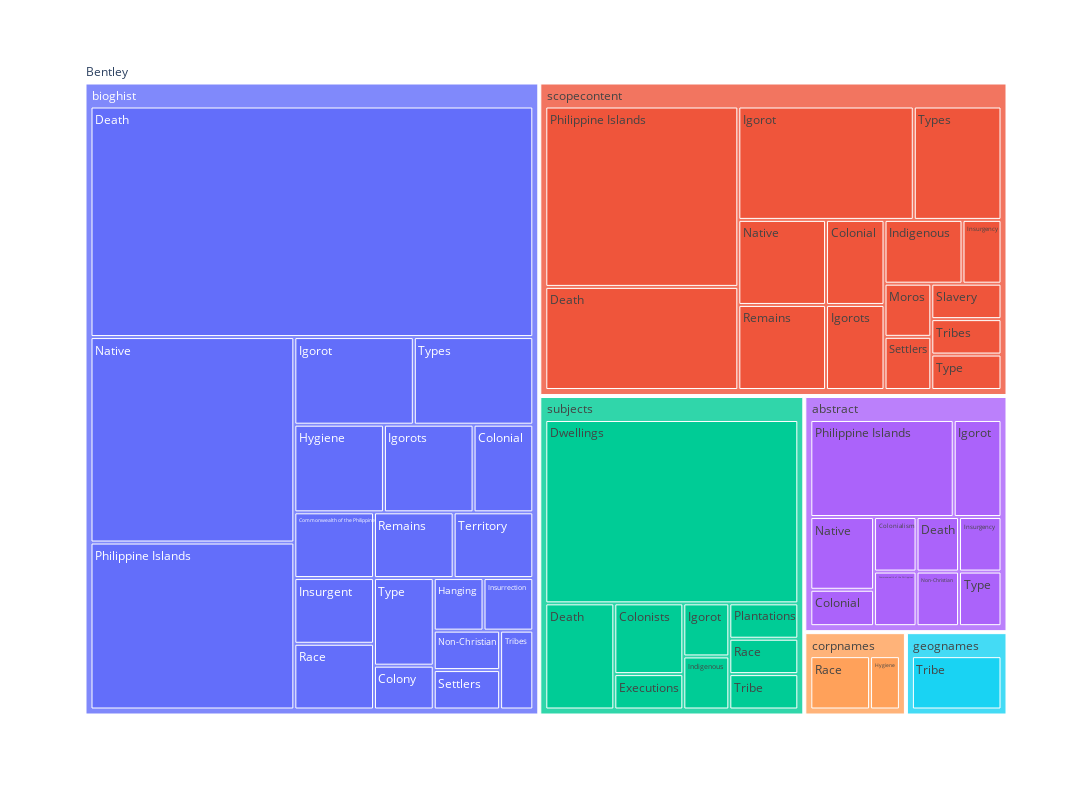

The notebook cell saved with this chart:
### Markdown cell above
### Treemap visualization

The tree map visualization, initially used in digital context to
represent the proportional size of files and directories on a hard disk,
provides a useful way to show and explore hierarchy. 

The primary grouping in this treemap is the holding repository. In the case of U-Michigan,
we were interested in how occurence patterns might differ between repositories. But in other cases, the hierarchy might be used to separate finding aid groups by
topic, time period, media, or any other grouping that might be of interest.

The secondary groping in this tree map is the EAD tag. It would, instead, be
possible to group by term (and then tag), or in other orders. For our case,
it was most interesting to point out the "biggest" (that is, most prevalent)
tags that included terms of interest. Finally, individual terms are grouped in their own box. 

The first tree map uses individual colors for each top-level parent tag. The second tree map uses a gradient so that color intensity, in addition to box size helps to indicate term prevalence (more intense and larger is a greater occurence while lighter and smaller indicates less occurence).

### Code cell
# Treemap
color_map = {'Bentley': 'blue', 'Clements': 'red', 'SCRC': 'green'}
fig = px.treemap(all_subsection_term_frequencies, path=['Source', 'Subsection', 'Term'], values='Term_Frequency')
fig.update_layout(width=1500, height=800)
fig.show()

### Figure 1 — Plotly figure (JSON) as saved in the notebook; plotly's stock layout.template omitted (floating-point values rounded to 4 significant figures)
{"data": [{"branchvalues": "total", "domain": {"x": [0, 1], "y": [0, 1]}, "hovertemplate": "labels=%{label}<br>Term_Frequency=%{value}<br>parent=%{parent}<br>id=%{id}<extra></extra>", "ids": ["Bentley/abstract/Colonial", "Bentley/bioghist/Colonial", "Bentley/scopecontent/Colonial", "Bentley/abstract/Colonialism", "Bentley/subjects/Colonists", "Bentley/bioghist/Colony", "Bentley/abstract/Commonwealth of the Philippines", "Bentley/bioghist/Commonwealth of the Philippines", "Bentley/abstract/Death", "Bentley/bioghist/Death", "Bentley/scopecontent/Death", "Bentley/subjects/Death", "Bentley/subjects/Dwellings", "Bentley/subjects/Executions", "Bentley/bioghist/Hanging", "Bentley/bioghist/Hygiene", "Bentley/corpnames/Hygiene", "Bentley/abstract/Igorot", "Bentley/bioghist/Igorot", "Bentley/scopecontent/Igorot", "Bentley/subjects/Igorot", "Bentley/bioghist/Igorots", "Bentley/scopecontent/Igorots", "Bentley/scopecontent/Indigenous", "Bentley/subjects/Indigenous", "Bentley/abstract/Insurgency", "Bentley/scopecontent/Insurgency", "Bentley/bioghist/Insurgent", "Bentley/bioghist/Insurrection", "Bentley/scopecontent/Moros", "Bentley/abstract/Native", "Bentley/bioghist/Native", "Bentley/scopecontent/Native", "Bentley/abstract/Non-Christian", "Bentley/bioghist/Non-Christian", "Bentley/abstract/Philippine Islands", "Bentley/bioghist/Philippine Islands", "Bentley/scopecontent/Philippine Islands", "Bentley/subjects/Plantations", "Bentley/bioghist/Race", "Bentley/corpnames/Race", "Bentley/subjects/Race", "Bentley/bioghist/Remains", "Bentley/scopecontent/Remains", "Bentley/bioghist/Settlers", "Bentley/scopecontent/Settlers", "Bentley/scopecontent/Slavery", "Bentley/bioghist/Territory", "Bentley/geognames/Tribe", "Bentley/subjects/Tribe", "Bentley/bioghist/Tribes", "Bentley/scopecontent/Tribes", "Bentley/abstract/Type", "Bentley/bioghist/Type", "Bentley/scopecontent/Type", "Bentley/bioghist/Types", "Bentley/scopecontent/Types", "Bentley/abstract", "Bentley/bioghist", "Bentley/corpnames", "Bentley/geognames", "Bentley/scopecontent", "Bentley/subjects", "Bentley"], "labels": ["Colonial", "Colonial", "Colonial", "Colonialism", "Colonists", "Colony", "Commonwealth of the Philippines", "Commonwealth of the Philippines", "Death", "Death", "Death", "Death", "Dwellings", "Executions", "Hanging", "Hygiene", "Hygiene", "Igorot", "Igorot", "Igorot", "Igorot", "Igorots", "Igorots", "Indigenous", "Indigenous", "Insurgency", "Insurgency", "Insurgent", "Insurrection", "Moros", "Native", "Native", "Native", "Non-Christian", "Non-Christian", "Philippine Islands", "Philippine Islands", "Philippine Islands", "Plantations", "Race", "Race", "Race", "Remains", "Remains", "Settlers", "Settlers", "Slavery", "Territory", "Tribe", "Tribe", "Tribes", "Tribes", "Type", "Type", "Type", "Types", "Types", "abstract", "bioghist", "corpnames", "geognames", "scopecontent", "subjects", "Bentley"], "name": "", "parents": ["Bentley/abstract", "Bentley/bioghist", "Bentley/scopecontent", "Bentley/abstract", "Bentley/subjects", "Bentley/bioghist", "Bentley/abstract", "Bentley/bioghist", "Bentley/abstract", "Bentley/bioghist", "Bentley/scopecontent", "Bentley/subjects", "Bentley/subjects", "Bentley/subjects", "Bentley/bioghist", "Bentley/bioghist", "Bentley/corpnames", "Bentley/abstract", "Bentley/bioghist", "Bentley/scopecontent", "Bentley/subjects", "Bentley/bioghist", "Bentley/scopecontent", "Bentley/scopecontent", "Bentley/subjects", "Bentley/abstract", "Bentley/scopecontent", "Bentley/bioghist", "Bentley/bioghist", "Bentley/scopecontent", "Bentley/abstract", "Bentley/bioghist", "Bentley/scopecontent", "Bentley/abstract", "Bentley/bioghist", "Bentley/abstract", "Bentley/bioghist", "Bentley/scopecontent", "Bentley/subjects", "Bentley/bioghist", "Bentley/corpnames", "Bentley/subjects", "Bentley/bioghist", "Bentley/scopecontent", "Bentley/bioghist", "Bentley/scopecontent", "Bentley/scopecontent", "Bentley/bioghist", "Bentley/geognames", "Bentley/subjects", "Bentley/bioghist", "Bentley/scopecontent", "Bentley/abstract", "Bentley/bioghist", "Bentley/scopecontent", "Bentley/bioghist", "Bentley/scopecontent", "Bentley", "Bentley", "Bentley", "Bentley", "Bentley", "Bentley", ""], "type": "treemap", "values": [1, 2, 2, 1, 2, 1, 1, 2, 1, 39, 8, 3, 19, 1, 1, 3, 1, 2, 4, 8, 1, 3, 2, 2, 1, 1, 1, 2, 1, 1, 2, 16, 3, 1, 1, 6, 13, 14, 1, 2, 2, 1, 2, 3, 1, 1, 1, 2, 3, 1, 1, 1, 1, 2, 1, 4, 4, 17, 102, 3, 3, 52, 30, 207]}], "layout": {"height": 800, "legend": {"tracegroupgap": 0}, "margin": {"t": 60}, "width": 1500}}
